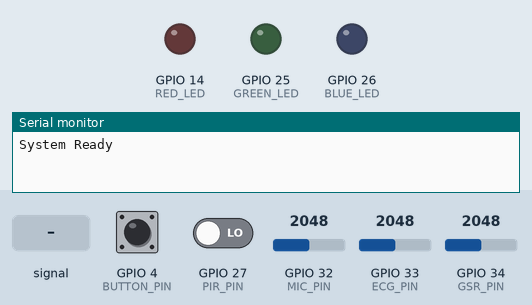
Recording of a sketch running on a simulated ESP32. Parts: output pins drawn as LEDs (lit = HIGH), the last lines printed to the serial monitor. Dashed ring = blinking. The inputs (shaded band) are chosen by the test bench; at power-on: GPIO 4 (BUTTON_PIN) HIGH, GPIO 32 (MIC_PIN) = 2048, GPIO 27 (PIR_PIN) LOW, GPIO 33 (ECG_PIN) = 2048, GPIO 34 (GSR_PIN) = 2048.

Above: at 1.2 s.
1.3 s: GPIO 4 (BUTTON_PIN) pulled LOW for 0.15 s
At 1.8 s:
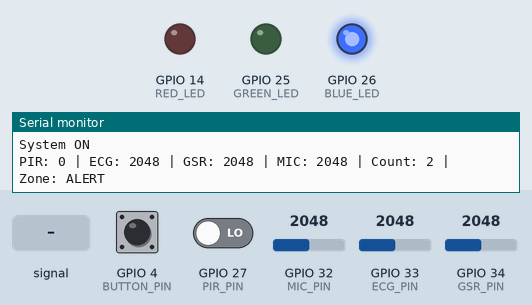
2.9 s: GPIO 32 (MIC_PIN) fed a 200 Hz sine of ±327 counts around its level
At 4.7 s:
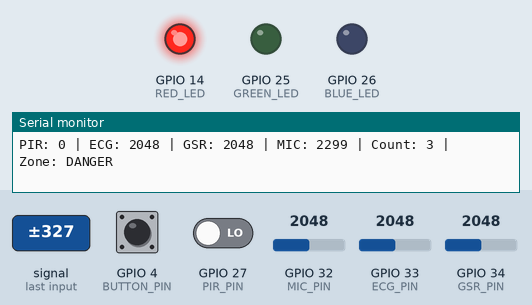
5.9 s: GPIO 33 (ECG_PIN) fed a 200 Hz sine of ±327 counts around its level
At 8.7 s:
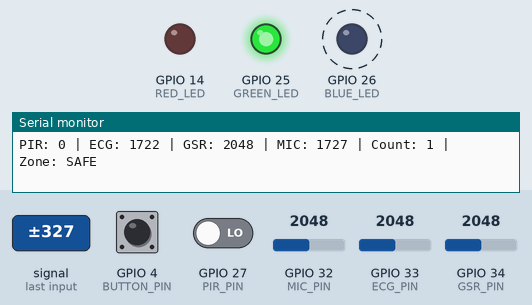
8.9 s: GPIO 32 (MIC_PIN) set to 1660
At 11.7 s:
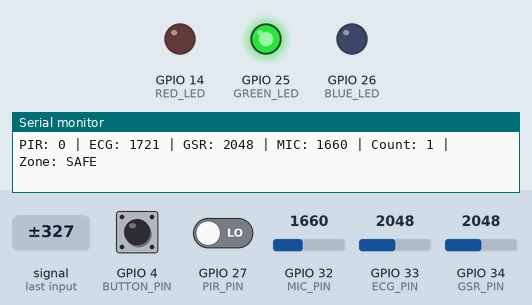
11.9 s: GPIO 27 (PIR_PIN) driven HIGH
At 14.6 s:
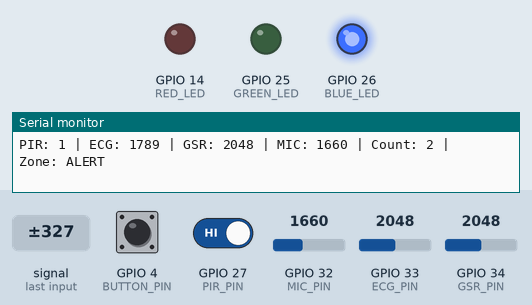
14.9 s: GPIO 4 (BUTTON_PIN) pulled LOW for 1 s
At 15.8 s:
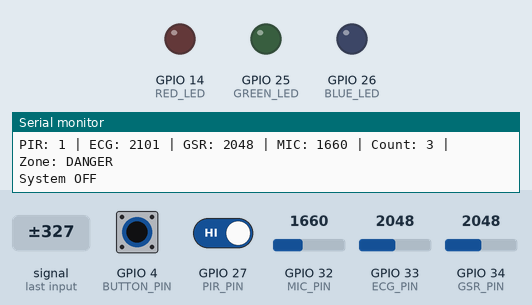
Timing chart, 0 to 17.9 s (numbered marks = the images above; inputs shaded):
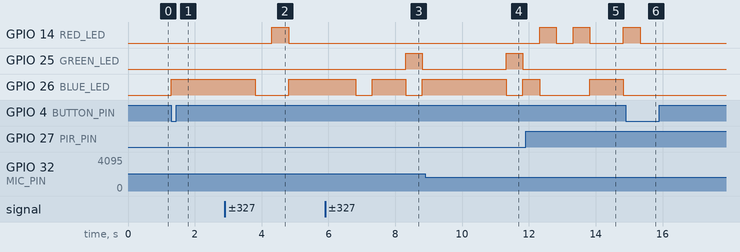

The sketch:

hack_womenSafety.ino
```cpp
#define PIR_PIN 27
#define ECG_PIN 33
#define GSR_PIN 34
#define MIC_PIN 32

#define BUTTON_PIN 4

#define RED_LED 14
#define BLUE_LED 26
#define GREEN_LED 25

int PIR_THRESHOLD = 1;
int ECG_THRESHOLD = 1800;
int GSR_THRESHOLD = 1700;
int MIC_THRESHOLD = 2200;

bool systemOn = false;
bool panicOverride = false;

unsigned long lastPressTime = 0;
bool firstPress = false;

void setup() {
  pinMode(PIR_PIN, INPUT);
  pinMode(ECG_PIN, INPUT);
  pinMode(GSR_PIN, INPUT);
  pinMode(MIC_PIN, INPUT);

  pinMode(BUTTON_PIN, INPUT_PULLUP);

  pinMode(RED_LED, OUTPUT);
  pinMode(BLUE_LED, OUTPUT);
  pinMode(GREEN_LED, OUTPUT);

  Serial.begin(115200);

  Serial.println("System Ready");
}

void loop() {

  static bool lastState = HIGH;
  bool currentState = digitalRead(BUTTON_PIN);

  if (lastState == HIGH && currentState == LOW) {

    if (firstPress && millis() - lastPressTime < 600) {
      panicOverride = true;
      Serial.println("PANIC");
    }
    else {
      systemOn = !systemOn;
      Serial.println(systemOn ? "System ON" : "System OFF");
    }

    firstPress = true;
    lastPressTime = millis();
  }

  lastState = currentState;

  if (millis() - lastPressTime > 600) {
    firstPress = false;
  }

  if (!systemOn) {
    digitalWrite(RED_LED, LOW);
    digitalWrite(BLUE_LED, LOW);
    digitalWrite(GREEN_LED, LOW);
    return;
  }

  int pirValue = digitalRead(PIR_PIN);
  int ecgValue = analogRead(ECG_PIN);
  int gsrValue = analogRead(GSR_PIN);
  int micValue = analogRead(MIC_PIN);

  bool pirFlag = (pirValue >= PIR_THRESHOLD);
  bool ecgFlag = (ecgValue > ECG_THRESHOLD);
  bool gsrFlag = (gsrValue > GSR_THRESHOLD);
  bool micFlag = (micValue > MIC_THRESHOLD);

  int total = pirFlag + ecgFlag + gsrFlag + micFlag;

  String zone = "SAFE";

  if (panicOverride || total >= 3) {
    zone = "DANGER";
  }
  else if (total == 2) {
    zone = "ALERT";
  }

  Serial.print("PIR: ");
  Serial.print(pirValue);
  Serial.print(" | ECG: ");
  Serial.print(ecgValue);
  Serial.print(" | GSR: ");
  Serial.print(gsrValue);
  Serial.print(" | MIC: ");
  Serial.print(micValue);
  Serial.print(" | Count: ");
  Serial.print(total);
  Serial.print(" | Zone: ");
  Serial.println(zone);

  if (zone == "DANGER") {
    digitalWrite(RED_LED, millis() % 300 < 150);
    digitalWrite(BLUE_LED, LOW);
    digitalWrite(GREEN_LED, LOW);
  }
  else if (zone == "ALERT") {
    digitalWrite(RED_LED, LOW);
    digitalWrite(BLUE_LED, HIGH);
    digitalWrite(GREEN_LED, LOW);
  }
  else {
    digitalWrite(RED_LED, LOW);
    digitalWrite(BLUE_LED, LOW);
    digitalWrite(GREEN_LED, HIGH);
  }

  delay(500);
}
```

Measured:
- after the input at 1.3 s, GPIO 26 (BLUE_LED): LOW → HIGH at once
- after the input at 2.9 s, GPIO 14 (RED_LED): LOW → HIGH after 1.4 s, → LOW 0.50 s later; GPIO 26 (BLUE_LED): HIGH → LOW after 0.91 s, → HIGH 1.0 s later
- after the input at 5.9 s, GPIO 25 (GREEN_LED): LOW → HIGH after 2.4 s, → LOW 0.50 s later
- after the input at 8.9 s, GPIO 14 (RED_LED): stays LOW (without the input it goes to HIGH after 0.42 s)
- after the input at 11.9 s, GPIO 14 (RED_LED): goes HIGH 0.50 s, LOW 0.50 s, HIGH 0.50 s, LOW 1.0 s, then HIGH, starting after 0.42 s; GPIO 25 (GREEN_LED): stays LOW (without the input it goes to HIGH after 2.4 s)
- after the input at 14.9 s, GPIO 26 (BLUE_LED): stays LOW (without the input it goes to HIGH after 1.9 s)
